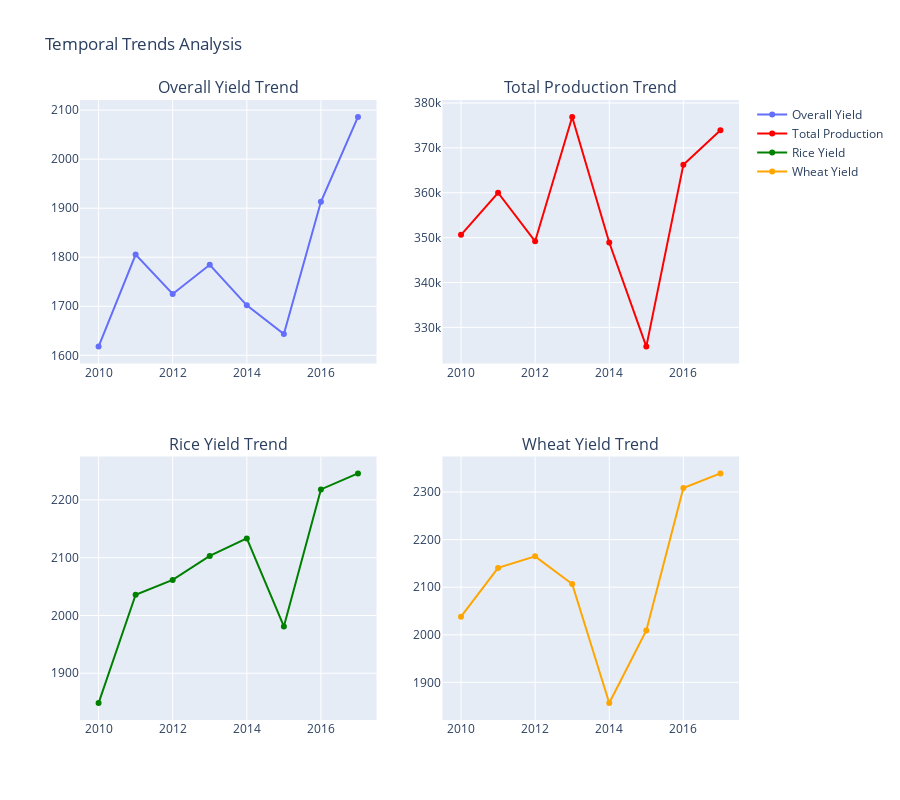

The cell this chart's notebook holds for it:
### Code cell
# 3. Time series Analysis and Trend Detection

def analyze_temporal_trends(df):
    """Analyze temporal trends for key metrics"""
    
    fig = make_subplots(
        rows=2, cols=2,
        subplot_titles=('Overall Yield Trend', 'Total Production Trend',
                       'Rice Yield Trend', 'Wheat Yield Trend'),
        vertical_spacing=0.15,
        horizontal_spacing=0.1
    )
    
    # Overall yield trend
    yearly_yield = df.groupby('Year')['OVERALL_YIELD_Kg_per_ha'].mean().reset_index()
    fig.add_trace(
        go.Scatter(x=yearly_yield['Year'], y=yearly_yield['OVERALL_YIELD_Kg_per_ha'],
                  mode='lines+markers', name='Overall Yield'),
        row=1, col=1
    )
    
    # Total production trend
    yearly_prod = df.groupby('Year')['TOTAL_PRODUCTION_1000_tons'].sum().reset_index()
    fig.add_trace(
        go.Scatter(x=yearly_prod['Year'], y=yearly_prod['TOTAL_PRODUCTION_1000_tons'],
                  mode='lines+markers', name='Total Production', line=dict(color='red')),
        row=1, col=2
    )
    
    # Rice yield trend
    if 'RICE YIELD (Kg per ha)' in df.columns:
        rice_yield = df.groupby('Year')['RICE YIELD (Kg per ha)'].mean().reset_index()
        fig.add_trace(
            go.Scatter(x=rice_yield['Year'], y=rice_yield['RICE YIELD (Kg per ha)'],
                      mode='lines+markers', name='Rice Yield', line=dict(color='green')),
            row=2, col=1
        )
    
    # Wheat yield trend
    if 'WHEAT YIELD (Kg per ha)' in df.columns:
        wheat_yield = df.groupby('Year')['WHEAT YIELD (Kg per ha)'].mean().reset_index()
        fig.add_trace(
            go.Scatter(x=wheat_yield['Year'], y=wheat_yield['WHEAT YIELD (Kg per ha)'],
                      mode='lines+markers', name='Wheat Yield', line=dict(color='orange')),
            row=2, col=2
        )
    
    fig.update_layout(height=800, showlegend=True, title_text="Temporal Trends Analysis")
    fig.show()
    
    # Perform structural break detection
    print("\nStructural Break Analysis (Chow Test):")
    print("=" * 80)
    
    for col in ['OVERALL_YIELD_Kg_per_ha', 'TOTAL_PRODUCTION_1000_tons']:
        if col in df.columns:
            # Simple Chow test for 2013 (mid-point)
            pre_2013 = df[df['Year'] < 2013][col].dropna()
            post_2013 = df[df['Year'] >= 2013][col].dropna()
            
            if len(pre_2013) > 10 and len(post_2013) > 10:
                f_stat, p_value = stats.f_oneway(pre_2013, post_2013)
                print(f"{col}: F-statistic = {f_stat:.4f}, p-value = {p_value:.4f}")
                if p_value < 0.05:
                    print(f"  → Significant structural break detected at 2013")

analyze_temporal_trends(df)

### Figure 1 — Plotly figure (JSON) as saved in the notebook; plotly's stock layout.template omitted (floating-point values rounded to 4 significant figures)
{"data": [{"mode": "lines+markers", "name": "Overall Yield", "type": "scatter", "x": [2010, 2011, 2012, 2013, 2014, 2015, 2016, 2017], "xaxis": "x", "y": [1618.0, 1805.0, 1725.0, 1785.0, 1702.0, 1643.0, 1913.0, 2086.0], "yaxis": "y"}, {"line": {"color": "red"}, "mode": "lines+markers", "name": "Total Production", "type": "scatter", "x": [2010, 2011, 2012, 2013, 2014, 2015, 2016, 2017], "xaxis": "x2", "y": [350600.0, 360000.0, 349200.0, 376900.0, 348900.0, 325700.0, 366200.0, 373900.0], "yaxis": "y2"}, {"line": {"color": "green"}, "mode": "lines+markers", "name": "Rice Yield", "type": "scatter", "x": [2010, 2011, 2012, 2013, 2014, 2015, 2016, 2017], "xaxis": "x3", "y": [1848.0, 2036.0, 2061.0, 2103.0, 2133.0, 1981.0, 2218.0, 2246.0], "yaxis": "y3"}, {"line": {"color": "orange"}, "mode": "lines+markers", "name": "Wheat Yield", "type": "scatter", "x": [2010, 2011, 2012, 2013, 2014, 2015, 2016, 2017], "xaxis": "x4", "y": [2038.0, 2141.0, 2165.0, 2107.0, 1856.0, 2009.0, 2309.0, 2339.0], "yaxis": "y4"}], "layout": {"annotations": [{"font": {"size": 16}, "showarrow": false, "text": "Overall Yield Trend", "x": 0.225, "xanchor": "center", "xref": "paper", "y": 1, "yanchor": "bottom", "yref": "paper"}, {"font": {"size": 16}, "showarrow": false, "text": "Total Production Trend", "x": 0.775, "xanchor": "center", "xref": "paper", "y": 1, "yanchor": "bottom", "yref": "paper"}, {"font": {"size": 16}, "showarrow": false, "text": "Rice Yield Trend", "x": 0.225, "xanchor": "center", "xref": "paper", "y": 0.425, "yanchor": "bottom", "yref": "paper"}, {"font": {"size": 16}, "showarrow": false, "text": "Wheat Yield Trend", "x": 0.775, "xanchor": "center", "xref": "paper", "y": 0.425, "yanchor": "bottom", "yref": "paper"}], "height": 800, "showlegend": true, "title": {"text": "Temporal Trends Analysis"}, "xaxis": {"anchor": "y", "domain": [0, 0.45]}, "xaxis2": {"anchor": "y2", "domain": [0.55, 1]}, "xaxis3": {"anchor": "y3", "domain": [0, 0.45]}, "xaxis4": {"anchor": "y4", "domain": [0.55, 1]}, "yaxis": {"anchor": "x", "domain": [0.575, 1]}, "yaxis2": {"anchor": "x2", "domain": [0.575, 1]}, "yaxis3": {"anchor": "x3", "domain": [0, 0.425]}, "yaxis4": {"anchor": "x4", "domain": [0, 0.425]}}}
